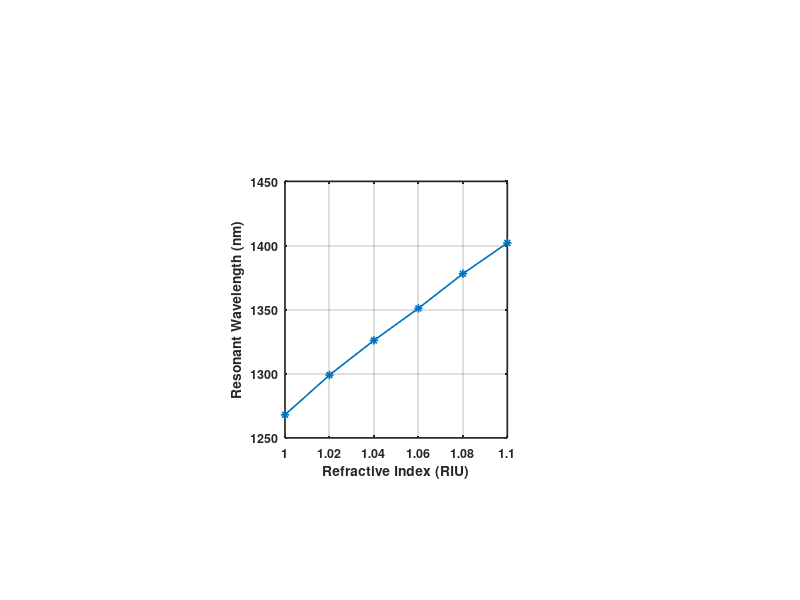

The MATLAB script that drew this image:


clear; clc;

% Load extracted refractive index sweep data (X1: Refractive Index [RIU], Y1: Resonant Wavelength [nm])
load('ri_sweep_data.mat', 'X1', 'Y1');

% Create figure
figure('WindowState', 'maximized');

% Create axes
axes1 = axes('Position', ...
    [0.35625 0.27025641025641 0.277916666666663 0.427393162393163]);
hold(axes1, 'on');

% Create plot
plot(X1, Y1, 'Marker', '*', 'LineWidth', 1.2);

% Create labels and formatting
ylabel('Resonant Wavelength (nm)', 'FontWeight', 'bold');
xlabel('Refractive Index (RIU)', 'FontWeight', 'bold');
box(axes1, 'on');
grid(axes1, 'on');
hold(axes1, 'off');
set(axes1, 'FontSize', 9, 'FontWeight', 'bold', 'LineWidth', 1.2);
